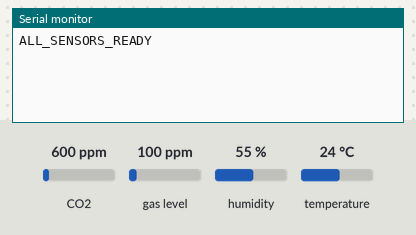
The sketch below on a simulated ESP32. Parts: the last lines printed to the serial monitor. The inputs (shaded band) are chosen by the test bench; at power-on: CO2 600 ppm, temperature 24 °C, gas level 100 ppm, humidity 55 %.

Above: at 2.2 s.
2.3 s: CO2 set to 452 ppm
At 6.5 s:
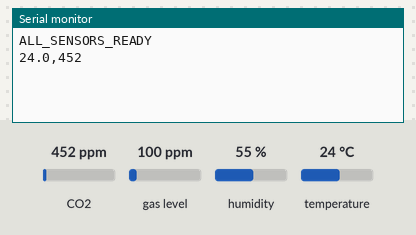
11.5 s: temperature set to 12 °C
At 16.5 s:
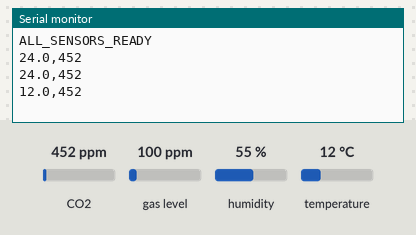
18.6 s: CO2 set to 1050 ppm
At 21.5 s:
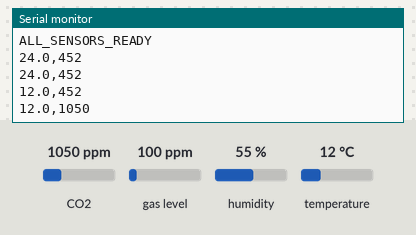
25.7 s: temperature set to 19 °C
At 31.5 s:
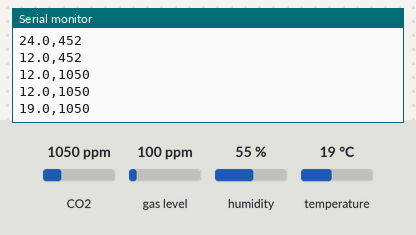
Timing chart, 0 to 33.0 s (numbered marks = the images above; inputs shaded):
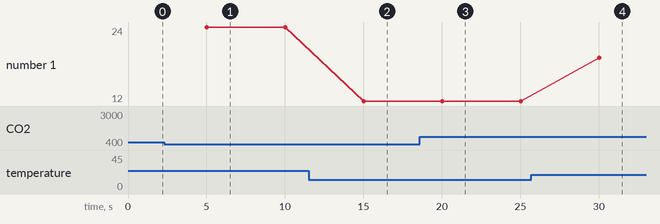

Measured:
- after the input at 2.3 s, the serial monitor: prints a new line after 2.7 s (image 1)
- after the input at 11.5 s, the serial monitor: prints a new line after 3.5 s (image 2)
- after the input at 18.6 s, the serial monitor: prints a new line after 1.4 s (image 3)
- after the input at 25.7 s, the serial monitor: prints a new line after 4.3 s (image 4)
- plotted number 1: 24 → 12 after the input at 11.5 s, 12 → 19 after the input at 25.7 s

The sketch:

sensor.ino
```cpp
#include <Wire.h>
#include <Adafruit_SGP30.h>
#include "DHT.h"

// --- 引脚定义 ---
#define DHTPIN 4          // DHT22 引脚
#define DHTTYPE DHT22
#define SDA_PIN 18        // SGP30 引脚
#define SCL_PIN 19

// --- 传感器对象 ---
Adafruit_SGP30 sgp;
DHT dht(DHTPIN, DHTTYPE);

// --- 配置 ---
#define SAMPLING_INTERVAL 5000
unsigned long lastSampleTime = 0;

void setup() {
  Serial.begin(9600);
  delay(1000);

  // 初始化 DHT22
  pinMode(DHTPIN, INPUT_PULLUP);
  dht.begin();

  // 初始化 SGP30
  Wire.begin(SDA_PIN, SCL_PIN);
  if (!sgp.begin()) {
    Serial.println("SGP30_INIT_FAIL");
    while (1); // 停住
  }

  Serial.println("ALL_SENSORS_READY");
}

void loop() {
  if (millis() - lastSampleTime >= SAMPLING_INTERVAL) {
    lastSampleTime = millis();

    // --- 1. 读取 DHT22 (只取温度) ---
    float temp = dht.readTemperature();
    bool dhtOk = !isnan(temp) && temp < 80;

    // --- 2. 读取 SGP30 (只取 CO2) ---
    bool sgpOk = sgp.IAQmeasure();

    // --- 3. 统一输出 (格式: Temp,CO2) ---
    if (dhtOk && sgpOk) {
      Serial.print(temp, 1);    // 温度
      Serial.print(",");
      Serial.println(sgp.eCO2); // CO2
    } else {
      Serial.println("READ_ERROR"); // 任意一个传感器失败
    }
  }
}
```
